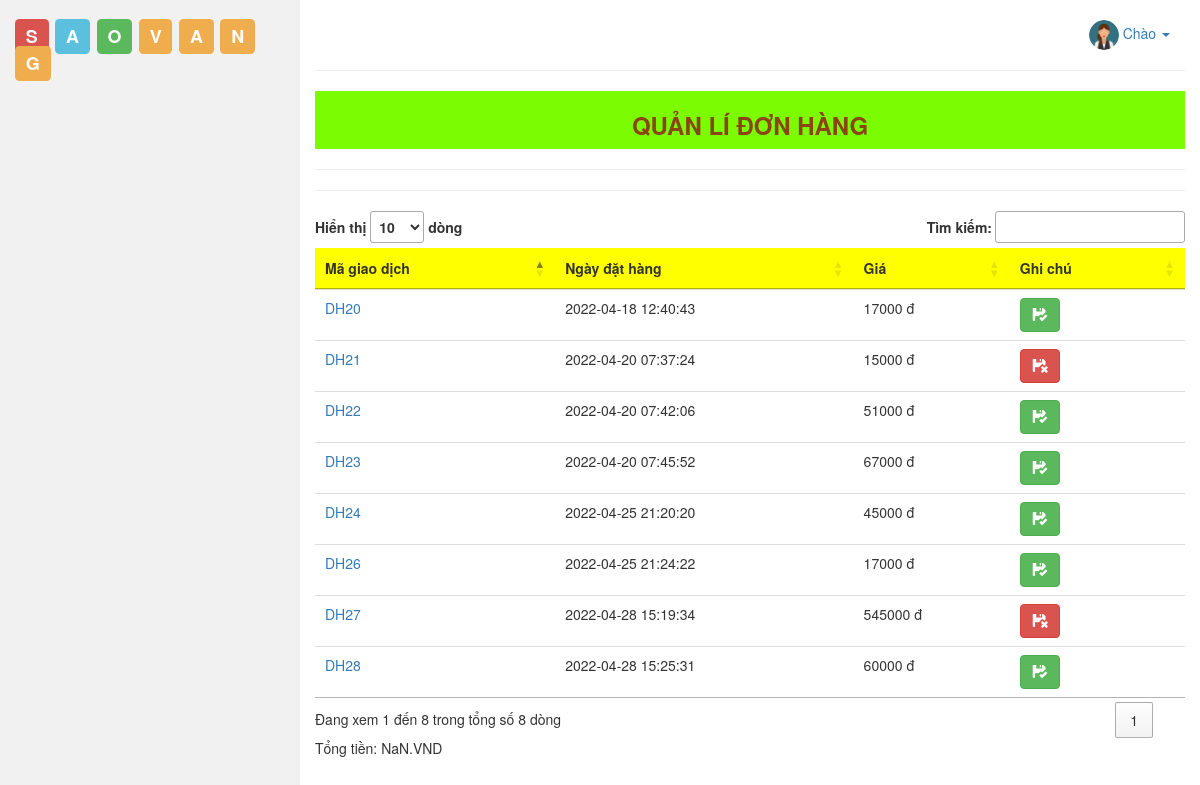
Screenshot of /admin/qldonhang/index.php with the database file from the repository.
### tables this page shows
CREATE TABLE `donhang` (
  `id` int(11) NOT NULL,
  `nguoidung_id` int(11) NOT NULL,
  `diachi_id` int(11) NOT NULL,
  `ngay` datetime NOT NULL DEFAULT CURRENT_TIMESTAMP,
  `tongtien` int(11) NOT NULL,
  `ghichu` tinyint(4) DEFAULT '0'
);

### model/donhang.php (called while the page is built, shortened)
<?php
class DONHANG{
	public function laydonhang(){
        $dbcon = DATABASE::connect();
        try{
            $sql = "SELECT * FROM donhang where ghichu=1 or ghichu=0";
            $cmd = $dbcon->prepare($sql);
            $cmd->execute();
            $result = $cmd->fetchAll();
            return $result;
        }
        catch(PDOException $e){
            $error_message = $e->getMessage();
            echo "<p>Lỗi truy vấn: $error_message</p>";
            exit();
        }
    }
}
?>

### admin/qldonhang/main.php (the view, shortened to what this page needs)
<?php include("../view/top.php"); ?>
<div  class="quanly" style="background-color:LawnGreen">
	<h3><strong><center> QUẢN LÍ ĐƠN HÀNG</center></strong></h3>
</div>
<hr>
<hr>
<table  id="banhang" class="table table-hover" >
	<thead>
		<tr>
			<th bgcolor="yellow">Mã giao dịch</th>
			<th bgcolor="yellow">Ngày đặt hàng</th>
			<th bgcolor="yellow">Giá</th>
			<th bgcolor="yellow">Ghi chú</th>
		</tr>
	</thead>
	<tbody>
	<?php
	foreach($don as $dh):
	?>
	<tr>
		<td><a href="index.php?action=xemnhom&madh=<?php echo $dh["id"]; ?>">DH<?php echo $dh["id"]; ?></a></td>
		<td><?php echo $dh["ngay"]; ?></td>
		<td><?php echo $dh["tongtien"]; ?> đ</td>
		<td>
		 <?php
            if($dh["ghichu"]==1){ ?>
              <a class="btn btn-danger" href="?action=huy&madh=<?php echo $dh["id"]; ?>"><span class="glyphicon glyphicon-floppy-remove"></span></a></td></tr>
            <?php
            }
            elseif($dh["ghichu"]==0) { ?>
              <a class="btn btn-success" href="?action=khoa&madh=<?php echo $dh["id"]; ?>"><span class="glyphicon glyphicon-floppy-saved"></span></a></td></tr>
          <?php
            }
      endforeach; ?>
	</tbody>
</table>
<span id="val"></span>
<?php include("../view/bottom.php"); ?>

### admin/view/top.php (style rules this page uses)
.quanly { padding:1px; color: SaddleBrown; border-color:blue; }

### rows the page displays
donhang: id "20", ngay "2022-04-18 12:40:43", tongtien "17000"
donhang: id "21", ngay "2022-04-20 07:37:24", tongtien "15000"
donhang: id "22", ngay "2022-04-20 07:42:06", tongtien "51000"
donhang: id "23", ngay "2022-04-20 07:45:52", tongtien "67000"
donhang: id "24", ngay "2022-04-25 21:20:20", tongtien "45000"
donhang: id "26", ngay "2022-04-25 21:24:22", tongtien "17000"
donhang: id "27", ngay "2022-04-28 15:19:34", tongtien "545000"
donhang: id "28", ngay "2022-04-28 15:25:31", tongtien "60000"
